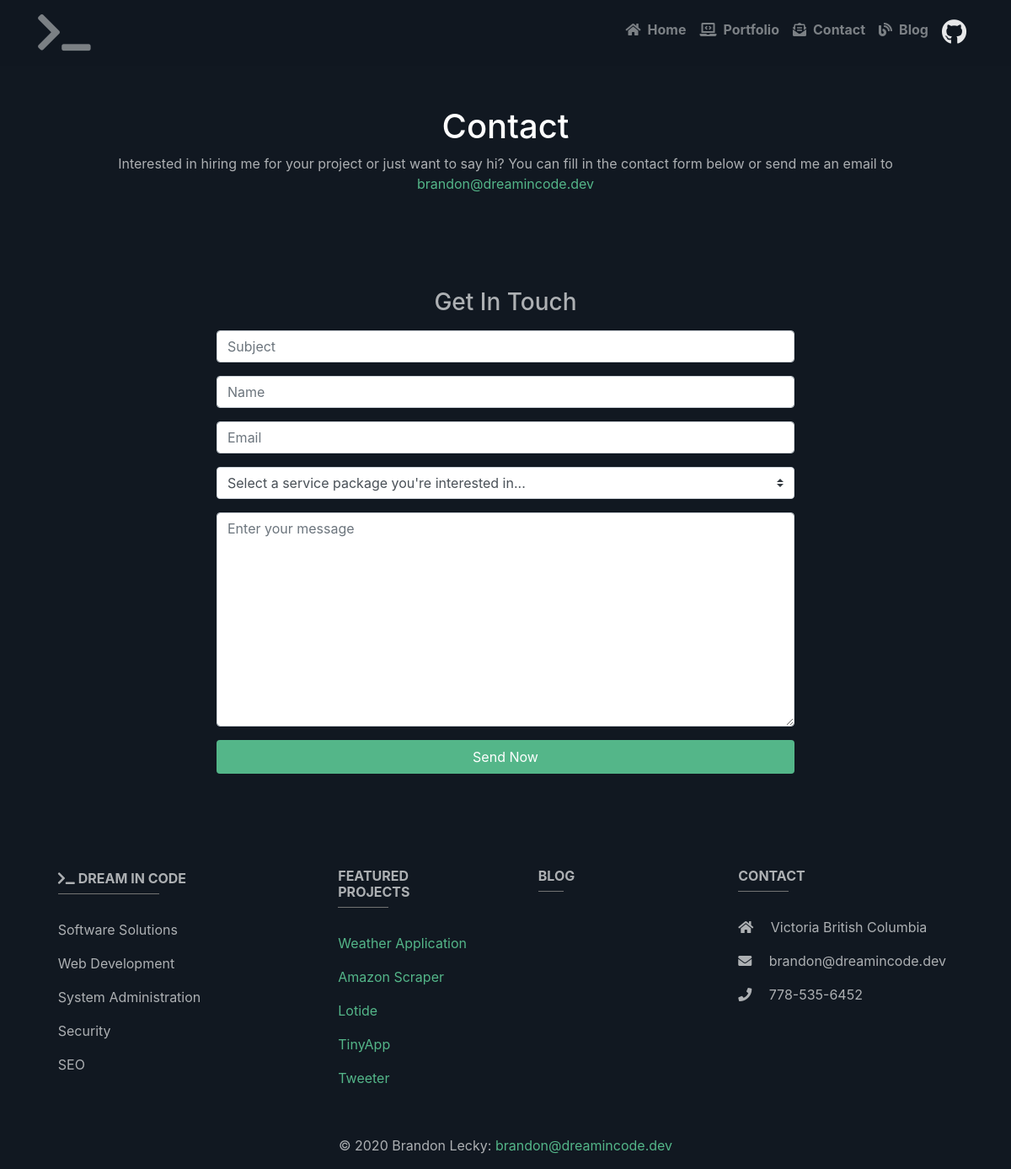
Page /contact/ on the committed database.
### projects/models.py (models this page shows, shortened)
class Project(models.Model):
    project_image = models.ImageField(upload_to="projects")
    project_title = models.CharField(max_length=100)
    slug = models.SlugField(max_length=100, default=1)
    project_intro = models.TextField(default=1)
    project_overview = models.TextField()
    project_github = models.CharField(max_length=100, blank=True)
    project_client = models.CharField(max_length=100, blank=True)
    project_client_website = models.CharField(max_length=100, blank=True)
    project_client_industry = models.CharField(max_length=100, blank=True)
    open_source = models.BooleanField(default=True)
    project_featured = models.BooleanField(default=False)
    project_date = models.DateField(default=datetime.now)

### main/views.py (the view)
# urls.py: path("contact/", views.contact_view, name="contact_view"),
def contact_view(request):
    subject = str(request.POST.get("subject"))
    name = str(request.POST.get("name"))
    email = request.POST.get("email")
    message = str(request.POST.get("message")) + "\n\n" + \
        "Name: " + str(name) + "\n" + "Email: " + str(email)
    if request.method == "POST":
        send_mail(subject, message, settings.EMAIL_HOST_USER,
                  ['brandon@dreamincode.dev'], fail_silently=False)
        redirect("main:homepage_view")
    context = {
        "title": "Dream in Code | Contact",
        "description": "",
        "blog_footer": blog_footer,
        "projects_footer": projects_footer,
    }
    return render(request, "main/contact.html", context)

### main/templates/main/contact.html (shortened to what this page needs)
{% extends "base.html" %}
{% block content %}
    <div class="main-wrapper">
	    <section class="cta-section theme-bg-light py-5" data-aos="fade-in" data-aos-duration="2000">
		    <div class="container text-center single-col-max-width">
			    <h2 class="heading">Contact</h2>
			    <div class="intro">
			    <p>Interested in hiring me for your project or just want to say hi? You can fill in the contact form below or send me an email to <a href="mailto:brandon@dreamincode.dev">brandon@dreamincode.dev</a></p>
			</div>
	    </section>
	    <section class="contact-section px-3 py-5 p-md-5" data-aos="fade-in" data-aos-duration="2000">
		    <div class="container">
			    <form id="contact-form" class="contact-form col-lg-8 mx-lg-auto" method="post" action="">
			        <h3 class="text-center mb-3">Get In Touch</h3>
			        <div class="form-row">
					    <div class="form-group col-md-12">
		                    <input type="text" class="form-control" id="csubject" name="subject" placeholder="Subject" minlength="2" required="" aria-required="true">
		                </div>
		                <div class="form-group col-md-12">
		                    <input type="text" class="form-control" id="cname" name="name" placeholder="Name" minlength="2" required="" aria-required="true">
		                </div>
		                <div class="form-group col-md-12">
		                    <input type="email" class="form-control" id="cemail" name="email" placeholder="Email" required="" aria-required="true">
		                </div>
		                <div class="form-group col-12">
			                <select id="services" class="custom-select" name="services">
								<option selected>Select a service package you're interested in...</option>
							</select>
						</div>
		                <div class="form-group col-12">
		                    <textarea class="form-control" id="cmessage" name="message" placeholder="Enter your message" rows="10" required="" aria-required="true"></textarea>
		                </div>
		                 <div class="form-group col-12">
		                    <button type="submit" class="btn btn-block btn-primary py-2">Send Now</button>
		                </div>
		            </div>
		        </form>
		    </div>
	    </section>
{% endblock %}

### main/templates/main/includes/footer.html (shortened to what this page needs)
<footer class="page-footer font-small unique-color-dark" data-aos="fade-in" data-aos-duration="2000">
  <div class="container text-center text-md-left mt-5">
    <div class="row mt-3">
      <div class="col-md-3 col-lg-4 col-xl-3 mx-auto mb-4">
        {% load staticfiles %}
        <div>
        <a style="color: #adb0b3; display: inline-block; margin: 0;" href="{% url 'main:homepage_view' %}"><i class="fas fa-terminal mr-1 "></i><h6 style="display: inline-block;" class="text-uppercase font-weight-bold">Dream in Code</h6></a>
        </div>
        <hr class="deep-purple accent-2 mb-4 mt-0 d-inline-block mx-auto" style="width: 120px;">
        <p>Software Solutions</p>
        <p>Web Development</p>
        <p>System Administration</p>
        <p>Security</p>
	<p>SEO</p>
      </div>
      <div class="col-md-2 col-lg-2 col-xl-2 mx-auto mb-4">
        <h6 class="text-uppercase font-weight-bold">Featured Projects</h6>
        <hr class="deep-purple accent-2 mb-4 mt-0 d-inline-block mx-auto" style="width: 60px;">
        {% for project in projects_footer %}
        {% if project.project_featured %}
        <p>
          <a href="{% url 'main:project_detail' slug=project.slug %}">{{project.project_title}}</a>
        </p>
        {% endif %}
        {% endfor %}
      </div>
      <div class="col-md-3 col-lg-2 col-xl-2 mx-auto mb-4">
        <h6 class="text-uppercase font-weight-bold">Blog</h6>
        <hr class="deep-purple accent-2 mb-4 mt-0 d-inline-block mx-auto" style="width: 30px;">
      </div>
      <div class="col-md-4 col-lg-3 col-xl-3 mx-auto mb-md-0 mb-4">
        <h6 class="text-uppercase font-weight-bold">Contact</h6>
        <hr class="deep-purple accent-2 mb-4 mt-0 d-inline-block mx-auto" style="width: 60px;">
        <p>
          <i class="fas fa-home mr-3"></i> Victoria British Columbia</p>
        <p>
          <i class="fas fa-envelope mr-3"></i> brandon@dreamincode.dev</p>
        <p>
          <i class="fas fa-phone mr-3"></i> 778-535-6452</p>
      </div>
    </div>
  </div>
  <div class="footer-copyright text-center py-3">&copy; <span id="year"></span> Brandon Lecky:
    <a href="mailto:brandon@dreamincode.dev">brandon@dreamincode.dev</a>
  </div>
</footer>

### static/css/style.css (style rules this page uses)
html body { width: 100%; height: 100%; margin: 0px; padding: 0px; overflow-x: hidden; background-color: #111821; color: #adb0b3; }
a, a:active, a:focus { color: #54b689; outline: none; }
h2 { color: #fff; }
hr { background-color: #808080; width: 90%; }
.heading { font-size: 40px; }
.btn-primary { background-color: #54b689; border: none; }

### rows in the picture
Project: project_title "Weather Application"
Project: project_title "Amazon Scraper"
Project: project_title "Lotide"
Project: project_title "TinyApp"
Project: project_title "Tweeter"
